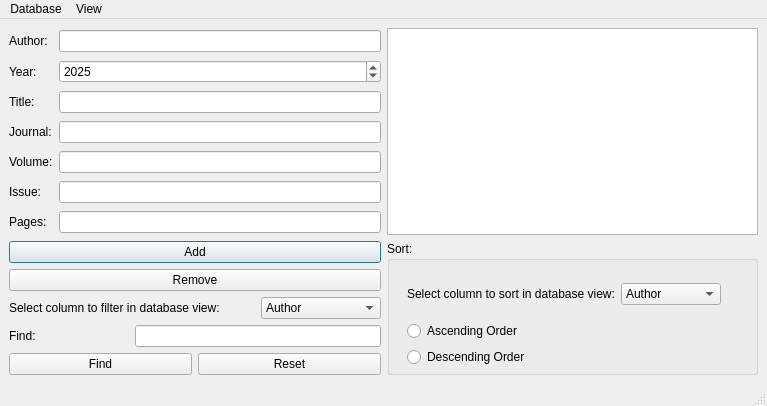
<?xml version="1.0" encoding="UTF-8"?>
<ui version="4.0">
 <class>MainWindow</class>
 <widget class="QMainWindow" name="MainWindow">
  <property name="geometry">
   <rect>
    <x>0</x>
    <y>0</y>
    <width>767</width>
    <height>406</height>
   </rect>
  </property>
  <property name="windowTitle">
   <string>Journals</string>
  </property>
  <property name="windowIcon">
   <iconset theme="QIcon::ThemeIcon::Computer"/>
  </property>
  <widget class="QWidget" name="centralwidget">
   <layout class="QGridLayout" name="gridLayout_5">
    <item row="0" column="0">
     <layout class="QGridLayout" name="gridLayout_4">
      <item row="0" column="0">
       <widget class="QLabel" name="labelAuthor">
        <property name="text">
         <string>Author:</string>
        </property>
       </widget>
      </item>
      <item row="0" column="1">
       <widget class="QLineEdit" name="lineEditAuthor"/>
      </item>
      <item row="1" column="0">
       <widget class="QLabel" name="labelYear">
        <property name="text">
         <string>Year:</string>
        </property>
       </widget>
      </item>
      <item row="1" column="1">
       <widget class="QSpinBox" name="spinBoxYear">
        <property name="minimum">
         <number>0</number>
        </property>
        <property name="maximum">
         <number>10000</number>
        </property>
        <property name="value">
         <number>2025</number>
        </property>
       </widget>
      </item>
      <item row="2" column="0">
       <widget class="QLabel" name="labelTitle">
        <property name="text">
         <string>Title:</string>
        </property>
       </widget>
      </item>
      <item row="2" column="1">
       <widget class="QLineEdit" name="lineEditTitle"/>
      </item>
      <item row="3" column="0">
       <widget class="QLabel" name="labelJournal">
        <property name="text">
         <string>Journal:</string>
        </property>
       </widget>
      </item>
      <item row="3" column="1">
       <widget class="QLineEdit" name="lineEditJournal"/>
      </item>
      <item row="4" column="0">
       <widget class="QLabel" name="labelVolume">
        <property name="text">
         <string>Volume:</string>
        </property>
       </widget>
      </item>
      <item row="4" column="1">
       <widget class="QLineEdit" name="lineEditVolume"/>
      </item>
      <item row="5" column="0">
       <widget class="QLabel" name="labelIssue">
        <property name="text">
         <string>Issue:</string>
        </property>
       </widget>
      </item>
      <item row="5" column="1">
       <widget class="QLineEdit" name="lineEditIssue"/>
      </item>
      <item row="6" column="0">
       <widget class="QLabel" name="labelPages">
        <property name="text">
         <string>Pages:</string>
        </property>
       </widget>
      </item>
      <item row="6" column="1">
       <widget class="QLineEdit" name="lineEditPages"/>
      </item>
     </layout>
    </item>
    <item row="0" column="1">
     <widget class="QTableView" name="tableViewDatabase"/>
    </item>
    <item row="1" column="0">
     <layout class="QGridLayout" name="gridLayout">
      <item row="0" column="0">
       <widget class="QPushButton" name="pushButtonAdd">
        <property name="text">
         <string>Add</string>
        </property>
        <property name="icon">
         <iconset theme="QIcon::ThemeIcon::ListAdd"/>
        </property>
        <property name="autoDefault">
         <bool>true</bool>
        </property>
        <property name="default">
         <bool>true</bool>
        </property>
       </widget>
      </item>
      <item row="1" column="0">
       <widget class="QPushButton" name="pushButtonRemove">
        <property name="text">
         <string>Remove</string>
        </property>
        <property name="icon">
         <iconset theme="QIcon::ThemeIcon::ListRemove"/>
        </property>
       </widget>
      </item>
     </layout>
    </item>
    <item row="1" column="1" rowspan="3">
     <widget class="QGroupBox" name="groupBoxSort">
      <property name="title">
       <string>Sort:</string>
      </property>
      <widget class="QWidget" name="">
       <property name="geometry">
        <rect>
         <x>20</x>
         <y>30</y>
         <width>314</width>
         <height>46</height>
        </rect>
       </property>
       <layout class="QGridLayout" name="gridLayout_6">
        <item row="0" column="1">
         <widget class="QComboBox" name="comboBoxSort">
          <item>
           <property name="text">
            <string>Author</string>
           </property>
          </item>
          <item>
           <property name="text">
            <string>Year</string>
           </property>
          </item>
          <item>
           <property name="text">
            <string>Title</string>
           </property>
          </item>
          <item>
           <property name="text">
            <string>Journal</string>
           </property>
          </item>
          <item>
           <property name="text">
            <string>Volume</string>
           </property>
          </item>
          <item>
           <property name="text">
            <string>Issue</string>
           </property>
          </item>
          <item>
           <property name="text">
            <string>Pages</string>
           </property>
          </item>
         </widget>
        </item>
        <item row="0" column="0">
         <widget class="QLabel" name="labelSort">
          <property name="text">
           <string>Select column to sort in database view:</string>
          </property>
         </widget>
        </item>
       </layout>
      </widget>
      <widget class="QWidget" name="">
       <property name="geometry">
        <rect>
         <x>20</x>
         <y>80</y>
         <width>132</width>
         <height>48</height>
        </rect>
       </property>
       <layout class="QGridLayout" name="gridLayout_7">
        <item row="0" column="0">
         <widget class="QRadioButton" name="radioButtonAscendingOrder">
          <property name="text">
           <string>Ascending Order</string>
          </property>
         </widget>
        </item>
        <item row="1" column="0">
         <widget class="QRadioButton" name="radioButtonDescendingOrder">
          <property name="text">
           <string>Descending Order</string>
          </property>
         </widget>
        </item>
       </layout>
      </widget>
     </widget>
    </item>
    <item row="2" column="0">
     <layout class="QGridLayout" name="gridLayout_2">
      <item row="0" column="0" colspan="2">
       <widget class="QLabel" name="labelFilter">
        <property name="text">
         <string>Select column to filter in database view:</string>
        </property>
       </widget>
      </item>
      <item row="0" column="2">
       <widget class="QComboBox" name="comboBoxFilter">
        <item>
         <property name="text">
          <string>Author</string>
         </property>
        </item>
        <item>
         <property name="text">
          <string>Year</string>
         </property>
        </item>
        <item>
         <property name="text">
          <string>Title</string>
         </property>
        </item>
        <item>
         <property name="text">
          <string>Journal</string>
         </property>
        </item>
        <item>
         <property name="text">
          <string>Volume</string>
         </property>
        </item>
        <item>
         <property name="text">
          <string>Issue</string>
         </property>
        </item>
       </widget>
      </item>
      <item row="1" column="0">
       <widget class="QLabel" name="labelFind">
        <property name="text">
         <string>Find:</string>
        </property>
       </widget>
      </item>
      <item row="1" column="1" colspan="2">
       <widget class="QLineEdit" name="lineEditWildcard"/>
      </item>
     </layout>
    </item>
    <item row="3" column="0">
     <layout class="QGridLayout" name="gridLayout_3">
      <item row="0" column="1">
       <widget class="QPushButton" name="pushButtonReset">
        <property name="text">
         <string>Reset</string>
        </property>
        <property name="icon">
         <iconset theme="QIcon::ThemeIcon::ViewRestore"/>
        </property>
       </widget>
      </item>
      <item row="0" column="0">
       <widget class="QPushButton" name="pushButtonFind">
        <property name="text">
         <string>Find</string>
        </property>
        <property name="icon">
         <iconset theme="QIcon::ThemeIcon::EditFind"/>
        </property>
       </widget>
      </item>
     </layout>
    </item>
   </layout>
  </widget>
  <widget class="QMenuBar" name="menubar">
   <property name="geometry">
    <rect>
     <x>0</x>
     <y>0</y>
     <width>767</width>
     <height>20</height>
    </rect>
   </property>
   <widget class="QMenu" name="menuDatabase">
    <property name="title">
     <string>Database</string>
    </property>
    <addaction name="actionAdd"/>
    <addaction name="actionRemove"/>
    <addaction name="separator"/>
    <addaction name="actionClose"/>
   </widget>
   <widget class="QMenu" name="menuView">
    <property name="title">
     <string>View</string>
    </property>
    <addaction name="actionFind"/>
    <addaction name="actionReset"/>
    <addaction name="separator"/>
    <addaction name="actionSortAscendingOrder"/>
    <addaction name="actionSortDescendingOrder"/>
   </widget>
   <addaction name="menuDatabase"/>
   <addaction name="menuView"/>
  </widget>
  <widget class="QStatusBar" name="statusbar"/>
  <action name="actionAdd">
   <property name="icon">
    <iconset theme="QIcon::ThemeIcon::ListAdd"/>
   </property>
   <property name="text">
    <string>Add</string>
   </property>
   <property name="menuRole">
    <enum>QAction::MenuRole::NoRole</enum>
   </property>
  </action>
  <action name="actionRemove">
   <property name="icon">
    <iconset theme="QIcon::ThemeIcon::ListRemove"/>
   </property>
   <property name="text">
    <string>Remove</string>
   </property>
   <property name="menuRole">
    <enum>QAction::MenuRole::NoRole</enum>
   </property>
  </action>
  <action name="actionFind">
   <property name="icon">
    <iconset theme="QIcon::ThemeIcon::EditFind"/>
   </property>
   <property name="text">
    <string>Find</string>
   </property>
   <property name="menuRole">
    <enum>QAction::MenuRole::NoRole</enum>
   </property>
  </action>
  <action name="actionReset">
   <property name="icon">
    <iconset theme="QIcon::ThemeIcon::ViewRestore"/>
   </property>
   <property name="text">
    <string>Reset</string>
   </property>
   <property name="menuRole">
    <enum>QAction::MenuRole::NoRole</enum>
   </property>
  </action>
  <action name="actionSortAscendingOrder">
   <property name="icon">
    <iconset theme="QIcon::ThemeIcon::GoUp"/>
   </property>
   <property name="text">
    <string>Sort Ascending Order</string>
   </property>
   <property name="menuRole">
    <enum>QAction::MenuRole::NoRole</enum>
   </property>
  </action>
  <action name="actionSortDescendingOrder">
   <property name="icon">
    <iconset theme="QIcon::ThemeIcon::GoDown"/>
   </property>
   <property name="text">
    <string>Sort Descending Order</string>
   </property>
   <property name="menuRole">
    <enum>QAction::MenuRole::NoRole</enum>
   </property>
  </action>
  <action name="actionClose">
   <property name="icon">
    <iconset theme="QIcon::ThemeIcon::ProcessStop"/>
   </property>
   <property name="text">
    <string>Close</string>
   </property>
   <property name="menuRole">
    <enum>QAction::MenuRole::NoRole</enum>
   </property>
  </action>
 </widget>
 <resources/>
 <connections/>
</ui>
